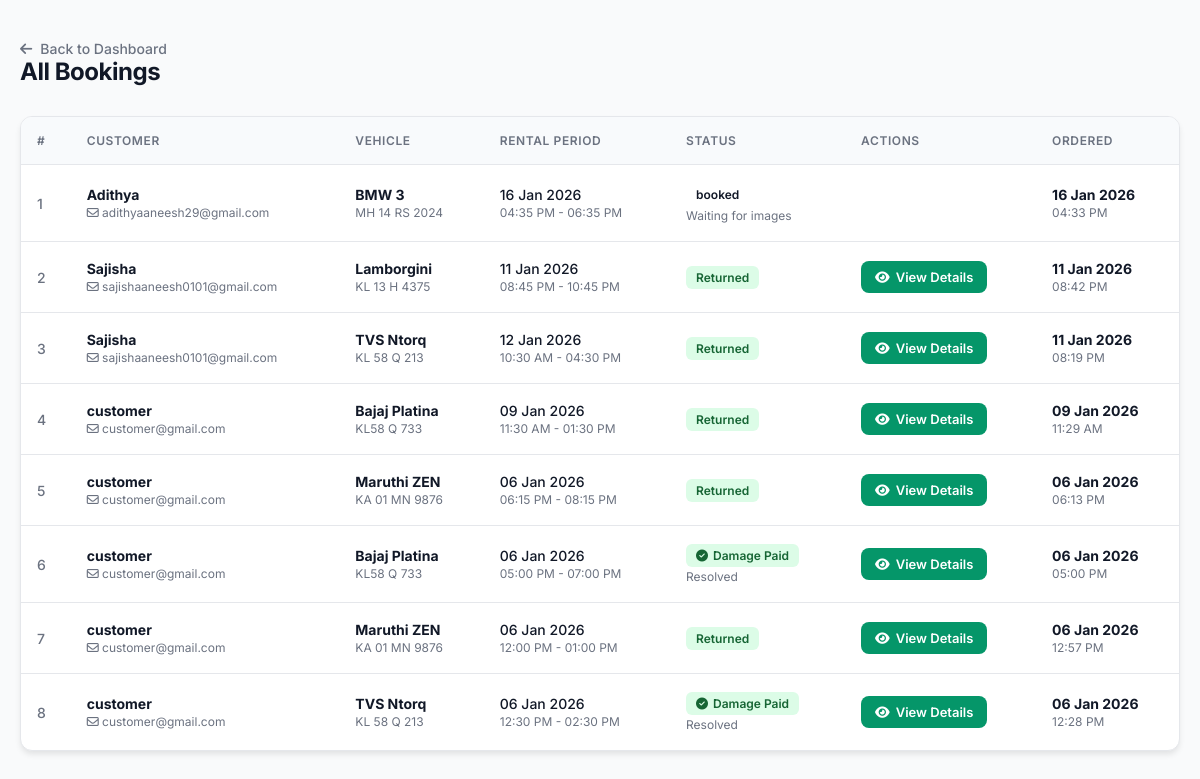
Page /admin_bookings/ (signed in) on the earlier database version.
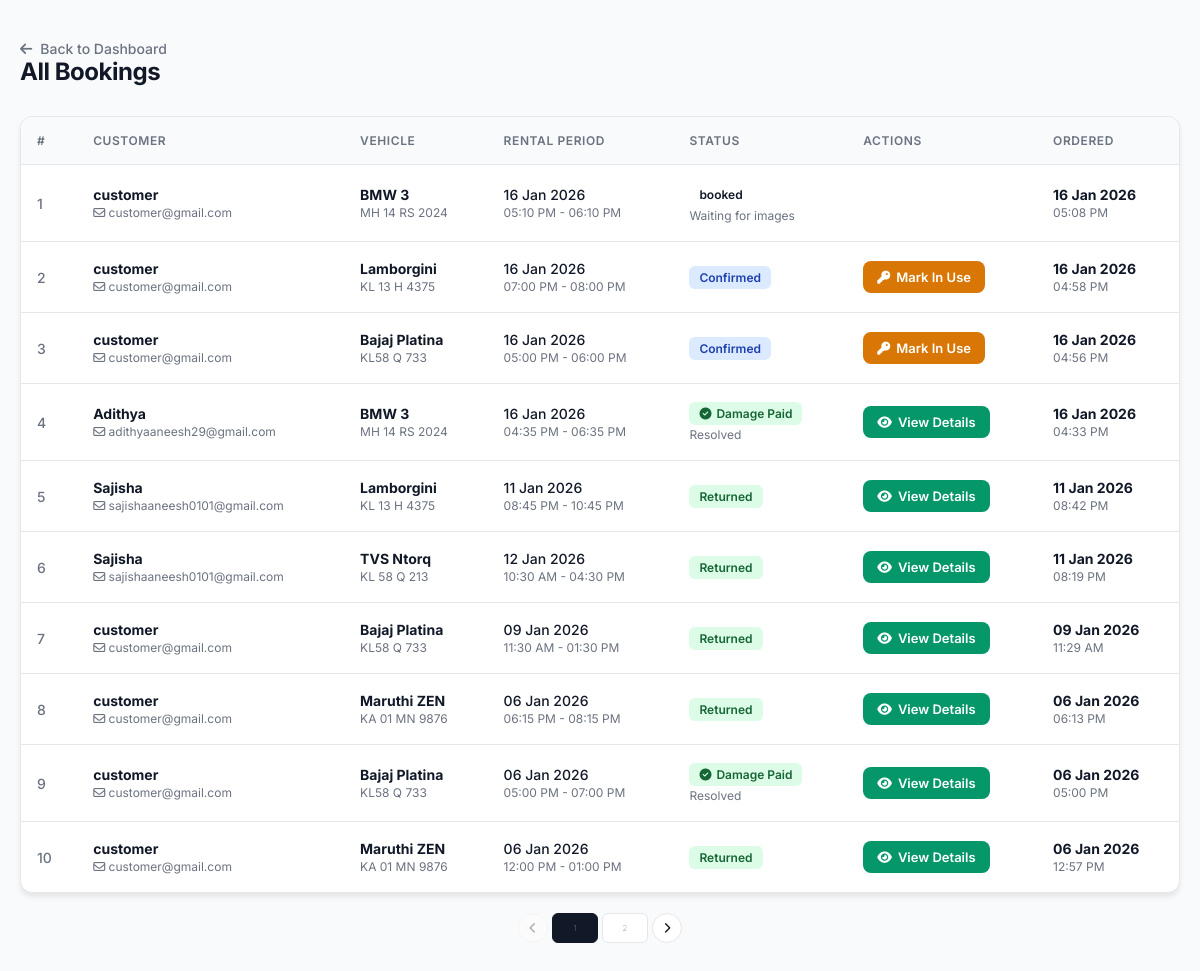
Same page on the later database version.
### wheelzy_app/models.py (models this page shows, shortened)
class Booking(models.Model):
    STATUS_CHOICES = [
        ("payment_pending", "Payment Pending"),
        ("pending", "Pending"),
        ("confirmed", "Confirmed"),
        ("in_use", "In Use"),
        ("returned", "Returned"),
        ("damage_reported", "Damage Reported"),
        ("cancelled", "Cancelled"),
        ("rejected", "Rejected"),
    ]
    user = models.ForeignKey(User, on_delete=models.CASCADE)
    vehicle = models.ForeignKey(Vehicle, on_delete=models.CASCADE)
    start_time = models.DateTimeField()
    end_time = models.DateTimeField()
    total_price = models.PositiveIntegerField(default=0)
    status = models.CharField(max_length=30, choices=STATUS_CHOICES, default="payment_pending")
    is_rent_paid = models.BooleanField(default=False)
    ordered_at = models.DateTimeField(auto_now_add=True)
    razorpay_order_id = models.CharField(max_length=255, blank=True, null=True)
    razorpay_payment_id = models.CharField(max_length=255, blank=True, null=True)
    razorpay_signature = models.CharField(max_length=255, blank=True, null=True)

class Vehicle(models.Model):
    VEHICLE_TYPES = (
        ("car", "Car"),
        ("bike", "Bike"),
    )
    owner = models.ForeignKey(
        User,
        on_delete=models.CASCADE,
        related_name="vehicles",
        null=True,
        blank=True
    )
    vehicle_name = models.CharField(max_length=255)
    vehicle_type = models.CharField(max_length=25, choices=VEHICLE_TYPES)
    number_plate = models.CharField(max_length=50, unique=True)
    price_per_hour = models.PositiveIntegerField()
    seats = models.PositiveIntegerField(blank=True)
    image = CloudinaryField('vehicle_images', blank=True, null=True)
    is_available = models.BooleanField(default=True)

### wheelzy_app/views.py (the view)
# urls.py: path("admin_bookings/", views.admin_bookings, name="admin_bookings"),
@login_required
def admin_bookings(request):
    if not request.user.is_superuser:
        return redirect("home")
    bookings_qs = (
        Booking.objects.filter(is_rent_paid=True)
        .select_related("vehicle", "user")
        .order_by("-ordered_at")
    )
    paginator = Paginator(bookings_qs, 10)
    page_number = request.GET.get("page")
    bookings = paginator.get_page(page_number)
    return render(
        request,
        "admin_bookings.html",
        {"bookings": bookings}
    )

### wheelzy_app/templates/admin_bookings.html (shortened to what the changed rows need)
{% load static %}
<!DOCTYPE html>
<html lang="en">
<head>
    <link rel="stylesheet" href="https://cdnjs.cloudflare.com/ajax/libs/font-awesome/6.5.1/css/all.min.css">
</head>
<body>
<div class="container">
    <div class="header-section">
        <div class="header-left">
            <h2>All Bookings</h2>
        </div>
    </div>
    <div class="table-container">
        <table>
            <thead>
                <tr>
                    <th>#</th>
                    <th>Customer</th>
                    <th>Vehicle</th>
                    <th>Rental Period</th>
                    <th>Status</th>
                    <th>Actions</th>
                    <th>Ordered</th>
                </tr>
            </thead>
            <tbody>
            {% for booking in bookings %}
            <tr>
                <td style="color: var(--text-muted); font-weight: 500;">
                    {{ bookings.start_index|add:forloop.counter0 }}
                </td>
                <td class="user-info">
                    <strong>{{ booking.user.username }}</strong>
                    <span class="muted"><i class="fa-regular fa-envelope"></i> {{ booking.user.email }}</span>
                </td>
                <td class="vehicle-info">
                    <strong>{{ booking.vehicle.vehicle_name }}</strong>
                    <span class="muted"> {{ booking.vehicle.number_plate }}</span>
                </td>
                <td>
                    <div style="font-weight: 500;">{{ booking.start_time|date:"d M Y" }}</div>
                    <span class="muted">{{ booking.start_time|date:"h:i A" }} - {{ booking.end_time|date:"h:i A" }}</span>
                </td>
                <td>
                    {% if booking.status == "damage_reported" and booking.damage_report and booking.damage_report.is_paid %}
                        <span class="status damage_paid"><i class="fa-solid fa-circle-check"></i> Damage Paid</span>
                        <div class="muted">Resolved</div>
                    {% elif booking.status == "damage_reported" %}
                        <span class="status damage_reported"><i class="fa-solid fa-circle-exclamation"></i> Damage Reported</span>
                        <div class="muted" style="color:var(--danger);">Payment pending</div>
                    {% else %}
                        <span class="status {{ booking.status }}">
                            {{ booking.get_status_display }}
                        </span>
                        {% if booking.status == "booked" %}
                            {% if booking.handover_photos.exists %}
                                <div class="muted" style="color: var(--success);">Handover uploaded</div>
                            {% else %}
                                <div class="muted">Waiting for images</div>
                            {% endif %}
                        {% endif %}
                    {% endif %}
                </td>
                <td>
                    {% if booking.status == "confirmed" %}
                        <a href="{% url 'mark_in_use' booking.id %}" class="btn btn-warning">
                            <i class="fa-solid fa-key"></i> Mark In Use
                        </a>
                    {% endif %}
                    {% if booking.status == "damage_reported" %}
                        {% if booking.damage_report and booking.damage_report.is_paid %}
                            <a href="{% url 'admin_booking_details' booking.id %}" class="btn btn-success">
                                <i class="fa-solid fa-eye"></i> View Details
                            </a>
                        {% else %}
                            <a href="{% url 'admin_damage_details' booking.id %}" class="btn btn-danger">
                                <i class="fa-solid fa-triangle-exclamation"></i> View Damage
                            </a>
                        {% endif %}
                    {% endif %}
                    {% if booking.status == "returned" %}
                        <a href="{% url 'admin_booking_details' booking.id %}" class="btn btn-success">
                            <i class="fa-solid fa-eye"></i> View Details
                        </a>
                    {% endif %}
                </td>
                <td>
                    <strong>{{ booking.ordered_at|date:"d M Y" }}</strong>
                    <span class="muted">{{ booking.ordered_at|time:"h:i A" }}</span>
                </td>
            </tr>
            {% endfor %}
            </tbody>
        </table>
    </div>
{% if bookings.has_other_pages %}
<nav class="pro-pagination">
    <ul>
        {% if bookings.has_previous %}
            <li>
                <a href="?page={{ bookings.previous_page_number }}" class="arrow">
                    <i class="fa-solid fa-chevron-left"></i>
                </a>
            </li>
        {% else %}
            <li class="disabled">
                <span class="arrow"><i class="fa-solid fa-chevron-left"></i></span>
            </li>
        {% endif %}
        {% for num in bookings.paginator.page_range %}
            {% if num >= bookings.number|add:-2 and num <= bookings.number|add:2 %}
                {% if num == bookings.number %}
                    <li class="active"><span>{{ num }}</span></li>
                {% else %}
                    <li><a href="?page={{ num }}">{{ num }}</a></li>
                {% endif %}
            {% endif %}
        {% endfor %}
        {% if bookings.has_next %}
            <li>
                <a href="?page={{ bookings.next_page_number }}" class="arrow">
                    <i class="fa-solid fa-chevron-right"></i>
                </a>
            </li>
        {% else %}
            <li class="disabled">
                <span class="arrow"><i class="fa-solid fa-chevron-right"></i></span>
            </li>
        {% endif %}
    </ul>
</nav>
{% endif %}
</div>
</body>
</html>

Differences in the rows shown:
no longer on this page (row unchanged): Booking: start_index|add "8", user.username "customer", user.email "customer@gmail.com", vehicle.vehicle_name "TVS Ntorq", vehicle.number_plate "KL 58 Q 213", start_time "06 Jan 2026", start_time "12:30 PM", end_time "02:30 PM", status "damage_reported" (drawn), ordered_at "06 Jan 2026", ordered_at "12:28 PM"
added Booking: start_index|add "1", user.username "customer", user.email "customer@gmail.com", vehicle.vehicle_name "BMW 3", vehicle.number_plate "MH 14 RS 2024", start_time "16 Jan 2026", start_time "05:10 PM", end_time "06:10 PM", status "booked", shows "Waiting for images", ordered_at "16 Jan 2026", ordered_at "05:08 PM"
added Booking: start_index|add "2", user.username "customer", user.email "customer@gmail.com", vehicle.vehicle_name "Lamborgini", vehicle.number_plate "KL 13 H 4375", start_time "16 Jan 2026", start_time "07:00 PM", end_time "08:00 PM", status "Confirmed", shows "Mark In Use", ordered_at "16 Jan 2026", ordered_at "04:58 PM"
added Booking: start_index|add "3", user.username "customer", user.email "customer@gmail.com", vehicle.vehicle_name "Bajaj Platina", vehicle.number_plate "KL58 Q 733", start_time "16 Jan 2026", start_time "05:00 PM", end_time "06:00 PM", status "Confirmed", shows "Mark In Use", ordered_at "16 Jan 2026", ordered_at "04:56 PM"
changed Booking "04:35 PM": start_index|add "1" → "4"; status "booked" → (not shown); status "Waiting for images" → "Damage Paid Resolved View Details"
computed for Booking "08:45 PM": start_index|add "2" → "5"
computed for Booking "12 Jan 2026": start_index|add "3" → "6"
computed for Booking "09 Jan 2026": start_index|add "4" → "7"
computed for Booking "06:15 PM": start_index|add "5" → "8"
computed for Booking (number 9 of 10 on the later page): start_index|add "6" → "9"
computed for Booking "12:00 PM": start_index|add "7" → "10"
Other differences:
new list line: "1"
new list line: "2"
